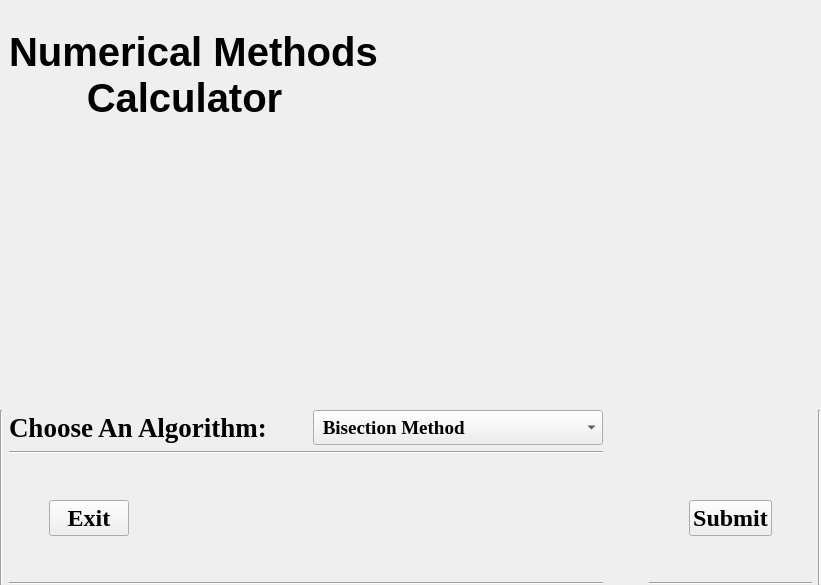
      <widget class="QWidget" name="main_page">
       <layout class="QVBoxLayout" name="verticalLayout_6">
        <property name="leftMargin">
         <number>0</number>
        </property>
        <property name="topMargin">
         <number>0</number>
        </property>
        <property name="rightMargin">
         <number>0</number>
        </property>
        <property name="bottomMargin">
         <number>0</number>
        </property>
        <item>
         <layout class="QVBoxLayout" name="verticalLayout_5">
          <item>
           <widget class="QWidget" name="widget" native="true">
            <layout class="QGridLayout" name="gridLayout_2">
             <item row="0" column="0">
              <widget class="QLabel" name="background_img">
               <property name="text">
                <string/>
               </property>
               <property name="scaledContents">
                <bool>true</bool>
               </property>
              </widget>
             </item>
             <item row="1" column="0">
              <widget class="QLabel" name="label">
               <property name="font">
                <font>
                 <pointsize>30</pointsize>
                 <weight>75</weight>
                 <bold>true</bold>
                </font>
               </property>
               <property name="text">
                <string>Numerical Methods 
       Calculator</string>
               </property>
               <property name="alignment">
                <set>Qt::AlignLeading|Qt::AlignLeft|Qt::AlignVCenter</set>
               </property>
              </widget>
             </item>
            </layout>
           </widget>
          </item>
          <item>
           <spacer name="verticalSpacer_3">
            <property name="orientation">
             <enum>Qt::Vertical</enum>
            </property>
            <property name="sizeType">
             <enum>QSizePolicy::Fixed</enum>
            </property>
            <property name="sizeHint" stdset="0">
             <size>
              <width>20</width>
              <height>274</height>
             </size>
            </property>
           </spacer>
          </item>
          <item>
           <layout class="QHBoxLayout" name="horizontalLayout_4">
            <item>
             <widget class="Line" name="line_5">
              <property name="orientation">
               <enum>Qt::Vertical</enum>
              </property>
             </widget>
            </item>
            <item>
             <layout class="QVBoxLayout" name="verticalLayout_4">
              <item>
               <layout class="QHBoxLayout" name="horizontalLayout_3">
                <item>
                 <widget class="QLabel" name="algo_lbl">
                  <property name="font">
                   <font>
                    <family>Times New Roman</family>
                    <pointsize>20</pointsize>
                    <weight>75</weight>
                    <italic>false</italic>
                    <bold>true</bold>
                   </font>
                  </property>
                  <property name="text">
                   <string>Choose An Algorithm:</string>
                  </property>
                 </widget>
                </item>
                <item>
                 <spacer name="horizontalSpacer_3">
                  <property name="orientation">
                   <enum>Qt::Horizontal</enum>
                  </property>
                  <property name="sizeHint" stdset="0">
                   <size>
                    <width>40</width>
                    <height>20</height>
                   </size>
                  </property>
                 </spacer>
                </item>
                <item>
                 <widget class="QComboBox" name="algo_box">
                  <property name="minimumSize">
                   <size>
                    <width>0</width>
                    <height>35</height>
                   </size>
                  </property>
                  <property name="font">
                   <font>
                    <family>Times New Roman</family>
                    <pointsize>14</pointsize>
                    <weight>75</weight>
                    <bold>true</bold>
                   </font>
                  </property>
                  <property name="currentIndex">
                   <number>0</number>
                  </property>
                  <item>
                   <property name="text">
                    <string> Bisection Method</string>
                   </property>
                  </item>
                  <item>
                   <property name="text">
                    <string>False Position Method</string>
                   </property>
                  </item>
                  <item>
                   <property name="text">
                    <string>Fixed Point Iteration Method</string>
                   </property>
                  </item>
                  <item>
                   <property name="text">
                    <string>Newton Raphson Method</string>
                   </property>
                  </item>
                  <item>
                   <property name="text">
                    <string>Secant Method</string>
                   </property>
                  </item>
                  <item>
                   <property name="text">
                    <string>Guess Elimination</string>
                   </property>
                  </item>
                  <item>
                   <property name="text">
                    <string>Gause Elimination with partial</string>
                   </property>
                  </item>
                  <item>
                   <property name="text">
                    <string>Gause Gorden</string>
                   </property>
                  </item>
                  <item>
                   <property name="text">
                    <string>LU Decomposition</string>
                   </property>
                  </item>
                  <item>
                   <property name="text">
                    <string>LU Decomposition With Partial</string>
                   </property>
                  </item>
                  <item>
                   <property name="text">
                    <string>Cramer's Rule</string>
                   </property>
                  </item>
                 </widget>
                </item>
               </layout>
              </item>
              <item>
               <widget class="Line" name="line_9">
                <property name="orientation">
                 <enum>Qt::Horizontal</enum>
                </property>
               </widget>
              </item>
              <item>
               <layout class="QVBoxLayout" name="verticalLayout_2">
                <item>
                 <spacer name="verticalSpacer_2">
                  <property name="orientation">
                   <enum>Qt::Vertical</enum>
                  </property>
                  <property name="sizeHint" stdset="0">
                   <size>
                    <width>20</width>
                    <height>40</height>
                   </size>
                  </property>
                 </spacer>
                </item>
                <item>
                 <layout class="QHBoxLayout" name="horizontalLayout_2">
                  <item>
                   <spacer name="horizontalSpacer_6">
                    <property name="orientation">
                     <enum>Qt::Horizontal</enum>
                    </property>
                    <property name="sizeType">
                     <enum>QSizePolicy::Fixed</enum>
                    </property>
                    <property name="sizeHint" stdset="0">
                     <size>
                      <width>40</width>
                      <height>20</height>
                     </size>
                    </property>
                   </spacer>
                  </item>
                  <item>
                   <widget class="QPushButton" name="exit_btn">
                    <property name="font">
                     <font>
                      <family>Times New Roman</family>
                      <pointsize>18</pointsize>
                      <weight>75</weight>
                      <bold>true</bold>
                     </font>
                    </property>
                    <property name="text">
                     <string>Exit</string>
                    </property>
                   </widget>
                  </item>
                  <item>
                   <spacer name="horizontalSpacer_2">
                    <property name="orientation">
                     <enum>Qt::Horizontal</enum>
                    </property>
                    <property name="sizeHint" stdset="0">
                     <size>
                      <width>40</width>
                      <height>20</height>
                     </size>
                    </property>
                   </spacer>
                  </item>
                 </layout>
                </item>
               </layout>
              </item>
              <item>
               <spacer name="verticalSpacer_6">
                <property name="orientation">
                 <enum>Qt::Vertical</enum>
                </property>
                <property name="sizeType">
                 <enum>QSizePolicy::Fixed</enum>
                </property>
                <property name="sizeHint" stdset="0">
                 <size>
                  <width>20</width>
                  <height>40</height>
                 </size>
                </property>
               </spacer>
              </item>
              <item>
               <widget class="Line" name="line_6">
                <property name="orientation">
                 <enum>Qt::Horizontal</enum>
                </property>
               </widget>
              </item>
             </layout>
            </item>
            <item>
             <spacer name="horizontalSpacer_4">
              <property name="orientation">
               <enum>Qt::Horizontal</enum>
              </property>
              <property name="sizeHint" stdset="0">
               <size>
                <width>40</width>
                <height>20</height>
               </size>
              </property>
             </spacer>
            </item>
            <item>
             <layout class="QVBoxLayout" name="verticalLayout_3">
              <item>
               <layout class="QVBoxLayout" name="verticalLayout">
                <item>
                 <spacer name="verticalSpacer">
                  <property name="orientation">
                   <enum>Qt::Vertical</enum>
                  </property>
                  <property name="sizeHint" stdset="0">
                   <size>
                    <width>20</width>
                    <height>40</height>
                   </size>
                  </property>
                 </spacer>
                </item>
                <item>
                 <layout class="QHBoxLayout" name="horizontalLayout">
                  <item>
                   <spacer name="horizontalSpacer">
                    <property name="orientation">
                     <enum>Qt::Horizontal</enum>
                    </property>
                    <property name="sizeHint" stdset="0">
                     <size>
                      <width>40</width>
                      <height>20</height>
                     </size>
                    </property>
                   </spacer>
                  </item>
                  <item>
                   <widget class="QPushButton" name="submit_btn">
                    <property name="font">
                     <font>
                      <family>Times New Roman</family>
                      <pointsize>18</pointsize>
                      <weight>75</weight>
                      <bold>true</bold>
                     </font>
                    </property>
                    <property name="text">
                     <string>Submit</string>
                    </property>
                    <property name="shortcut">
                     <string>Return</string>
                    </property>
                   </widget>
                  </item>
                  <item>
                   <spacer name="horizontalSpacer_5">
                    <property name="orientation">
                     <enum>Qt::Horizontal</enum>
                    </property>
                    <property name="sizeHint" stdset="0">
                     <size>
                      <width>40</width>
                      <height>20</height>
                     </size>
                    </property>
                   </spacer>
                  </item>
                 </layout>
                </item>
                <item>
                 <spacer name="verticalSpacer_7">
                  <property name="orientation">
                   <enum>Qt::Vertical</enum>
                  </property>
                  <property name="sizeType">
                   <enum>QSizePolicy::Fixed</enum>
                  </property>
                  <property name="sizeHint" stdset="0">
                   <size>
                    <width>20</width>
                    <height>40</height>
                   </size>
                  </property>
                 </spacer>
                </item>
                <item>
                 <widget class="Line" name="line_8">
                  <property name="orientation">
                   <enum>Qt::Horizontal</enum>
                  </property>
                 </widget>
                </item>
               </layout>
              </item>
             </layout>
            </item>
            <item>
             <widget class="Line" name="line_7">
              <property name="orientation">
               <enum>Qt::Vertical</enum>
              </property>
             </widget>
            </item>
           </layout>
          </item>
         </layout>
        </item>
       </layout>
      </widget>
